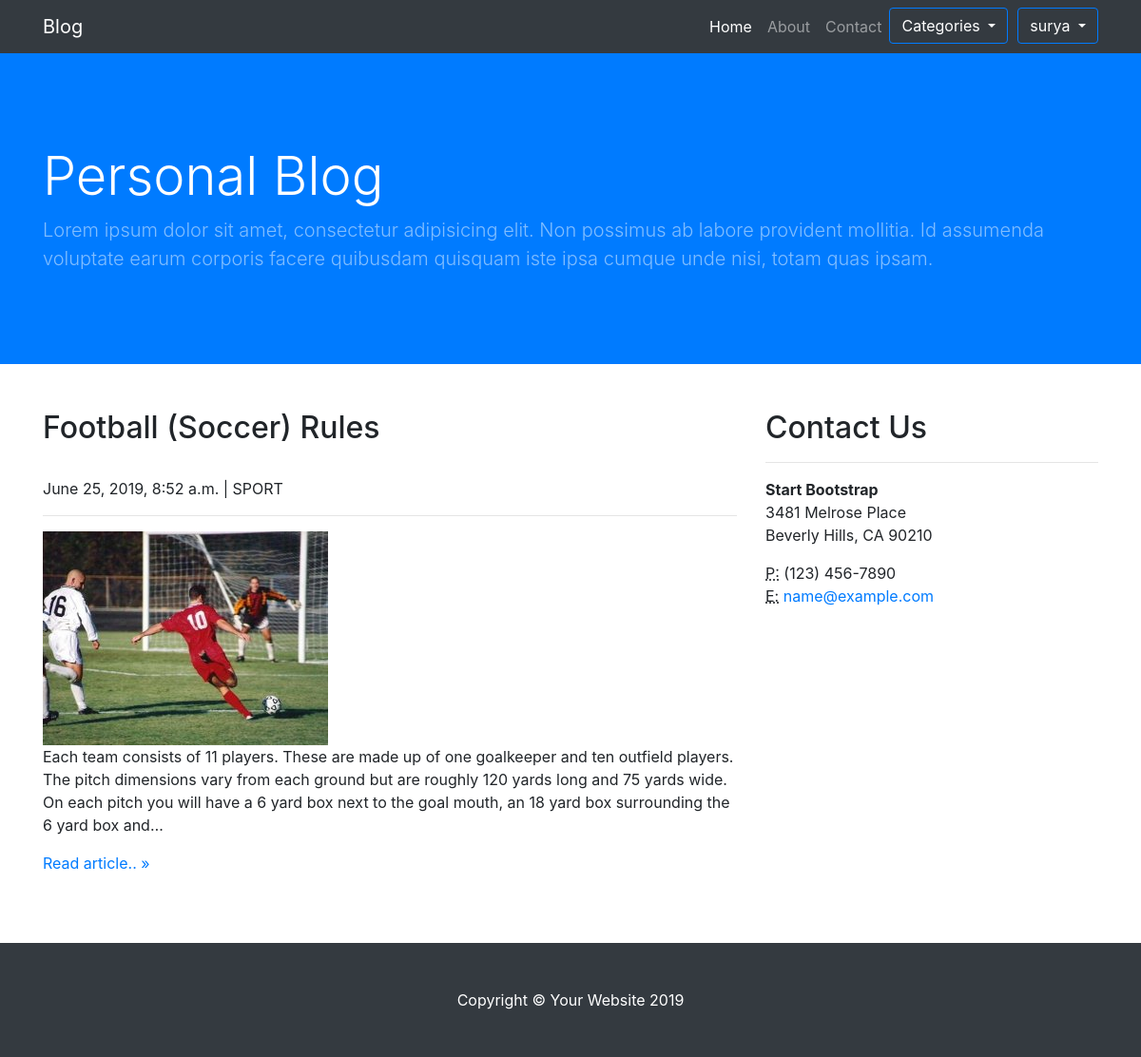
Page /sport/ (signed in) on the committed database.
### blog/models.py (models this page shows)
class User(AbstractUser):
	firstname = models.CharField(max_length=100, blank=True)
	lastname = models.CharField(max_length=100, blank=True)
	bio = models.TextField(max_length=500, blank=True)
	location = models.CharField(max_length=30, blank=True)
	birth_date = models.DateField(null=True, blank=True)

class Blog(models.Model):
	title = models.CharField(max_length=100, null=False)
	content = models.TextField(null=False)
	image  = models.ImageField(null=True)
	updated_date = models.DateTimeField(auto_now_add=True, null=True)
	CATEGORY_CHOICES = (
		("BUSINESS", "Business"),
		("TECHNOLOGY", "Technology"),
		("SPORT", "Sport"),
		("POLITICS", "Politics"),
		("OTHER", "other"),
		)
	category = models.CharField(max_length=30, choices=CATEGORY_CHOICES, default= "BUSINESS")

### blog/views.py (the view)
# urls.py: path('sport/', views.sport, name='sport'),
def sport(request):
	sport = Blog.objects.filter(category='SPORT')
	return render(request, 'sport.html', {'sport':sport})

### templates/sport.html (shortened to what this page needs)
{% extends 'base.html' %}
{% load static %}
{% block content %}
  <div class="container">
    <div class="row">
      <div class="col-md-8 mb-5">
        {% for data in sport %}
      		<h2>{{ data.title }}</h2>
      		<br>{{ data.updated_date }} | {{ data.category }}
      		<hr>
          {% if data.image.url != '' %}
          <img src="{{ data.image.url }}">
          {% endif %}
      		<p>{{ data.content|truncatechars:300 }}</p>
      		<a href="{% url 'detail' data.id %}">Read article.. &raquo;</a>
      		<br><br>
      	{% endfor %}
      </div>
	  <div class="col-md-4 mb-5">
        <h2>Contact Us</h2>
        <hr>
        <address>
          <strong>Start Bootstrap</strong>
          <br>3481 Melrose Place
          <br>Beverly Hills, CA 90210
          <br>
        </address>
        <address>
          <abbr title="Phone">P:</abbr>
          (123) 456-7890
          <br>
          <abbr title="Email">E:</abbr>
          <a href="mailto:#">name@example.com</a>
        </address>
      </div>
    </div>
  </div>
  {% endblock %}

### templates/base.html (shortened to what this page needs)
{% load static %}
<!DOCTYPE html>
<html lang="en">
<head>
  <link href="{% static 'vendor/bootstrap/css/bootstrap.min.css' %}" rel="stylesheet">
  <link href="{% static 'css/business-frontpage.css' %}" rel="stylesheet">
</head>
<body>
  <nav class="navbar navbar-expand-lg navbar-dark bg-dark fixed-top">
    <div class="container">
      <a class="navbar-brand" href="#">Blog</a>
      <div class="collapse navbar-collapse" id="navbarResponsive">
        <ul class="navbar-nav ml-auto">
          <li class="nav-item active">
            <a class="nav-link" href="{% url 'home' %}">Home
            </a>
          </li>
          <li class="nav-item">
            <a class="nav-link" href="#">About</a>
          </li>
          <li class="nav-item">
            <a class="nav-link" href="{% url 'contact' %}">Contact</a>
          </li>
          <div class="dropdown">
            <button type="button" class="btn btn-primary dropdown-toggle" data-toggle="dropdown" style="background: none">
              Categories
            </button>
          </div>
          {% if user.is_authenticated %}
          <li class="nav-item">
            <div class="dropdown" style="margin-left: 10px;">
              <button type="button" class="btn btn-primary dropdown-toggle" data-toggle="dropdown" style="background: none">
                {{ user.username }}
              </button>
            </div>
              {% endif %}
            </ul>
          </div>
        </nav>
        <header class="bg-primary py-5 mb-5">
          <div class="container h-100">
            <div class="row h-100 align-items-center">
              <div class="col-lg-12">
                <h1 class="display-4 text-white mt-5 mb-2">Personal Blog</h1>
                <p class="lead mb-5 text-white-50">Lorem ipsum dolor sit amet, consectetur adipisicing elit. Non possimus ab labore provident mollitia. Id assumenda voluptate earum corporis facere quibusdam quisquam iste ipsa cumque unde nisi, totam quas ipsam.</p>
              </div>
            </div>
          </div>
        </header>
        {% block content %}
        {% endblock %}
        <footer class="py-5 bg-dark">
          <div class="container">
            <p class="m-0 text-center text-white">Copyright &copy; Your Website 2019</p>
          </div>
        </footer>
      </body>
      </html>

### static/css/business-frontpage.css (style rules this page uses)
body { padding-top: 56px; }

### rows in the picture
User: username "surya"
Blog: title "Football (Soccer) Rules", updated_date "June 25, 2019, 8:52 a.m.", category "SPORT", image (picture), content "Each team consists of 11 players. These are made up of one goalkeeper and ten outfield players. The pitch dimensions vary from each ground but are roughly 120 yards long and 75 yards wide. On each pitch you will have a 6 yard box next to the goal mouth, an 18 yard box surrounding the 6 yard box and…"
